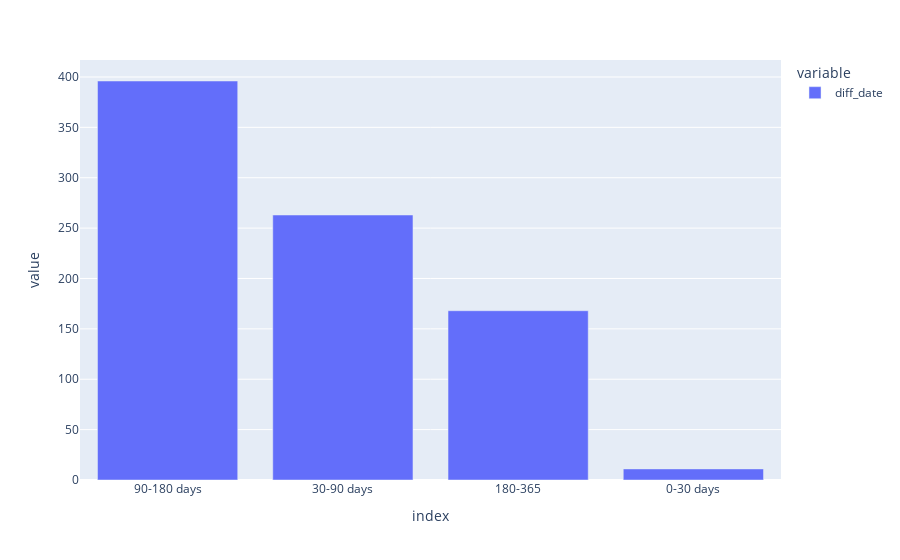

Notebook cell for this chart:
### Code cell
px.bar(client_cat)

### Figure 1 — Plotly figure (JSON) as saved in the notebook; plotly's stock layout.template omitted (floating-point values rounded to 4 significant figures)
{"data": [{"alignmentgroup": "True", "hovertemplate": "variable=diff_date<br>index=%{x}<br>value=%{y}<extra></extra>", "legendgroup": "diff_date", "marker": {"color": "#636efa"}, "name": "diff_date", "offsetgroup": "diff_date", "orientation": "v", "showlegend": true, "textposition": "auto", "type": "bar", "x": ["90-180 days", "30-90 days", "180-365", "0-30 days"], "xaxis": "x", "y": [396, 263, 168, 11], "yaxis": "y"}], "layout": {"barmode": "relative", "legend": {"title": {"text": "variable"}, "tracegroupgap": 0}, "margin": {"t": 60}, "xaxis": {"anchor": "y", "domain": [0, 1], "title": {"text": "index"}}, "yaxis": {"anchor": "x", "domain": [0, 1], "title": {"text": "value"}}}}
